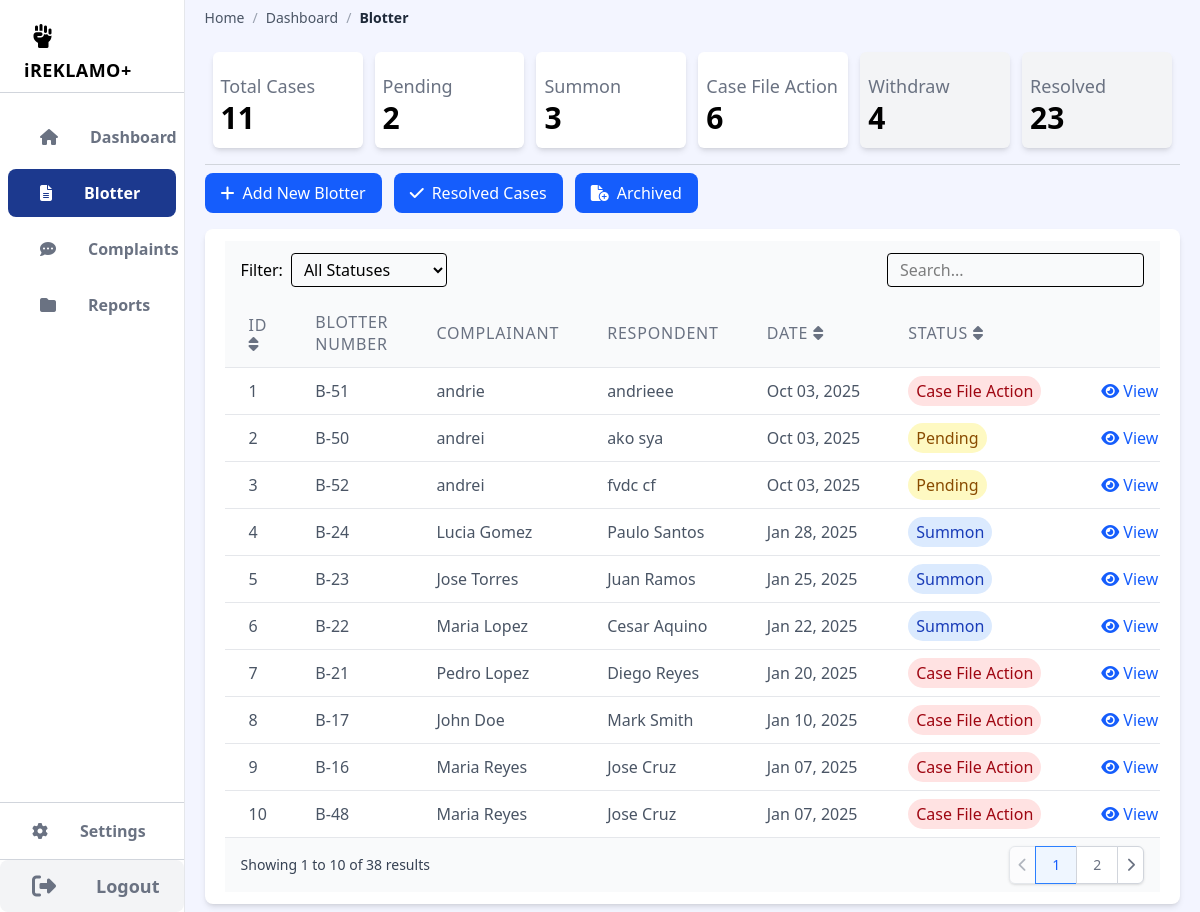
Page /blotter.php (signed in) on the committed database.
### tables this page shows
CREATE TABLE `blotter` (
  `id` int(255) NOT NULL,
  `c_name` varchar(255) NOT NULL,
  `c_contact` varchar(255) NOT NULL,
  `c_address` varchar(255) NOT NULL,
  `r_name` varchar(255) NOT NULL,
  `r_contact` varchar(255) NOT NULL,
  `r_address` varchar(255) NOT NULL,
  `type` varchar(255) NOT NULL,
  `details` varchar(255) NOT NULL,
  `location` varchar(255) NOT NULL,
  `date_time` datetime NOT NULL,
  `status` enum('pending','summon','1st trial','2nd trial','3rd trial','cfa','withdraw','resolved') NOT NULL DEFAULT 'pending',
  `created_by` int(11) DEFAULT NULL,
  `updated_at` date NOT NULL
);

### blotter.php (the view, shortened to what this page needs)
<?php
require_once 'head.php';
$sql = "SELECT * FROM blotter ORDER BY date_time DESC";
$stmt = $conn->query($sql);
$blotters = $stmt->fetchAll(PDO::FETCH_ASSOC);
$activeBlotters = array_filter($blotters, fn($b) => $b['status'] !== 'withdraw' AND $b['status'] !== 'resolved' AND $b['status'] !== 'archived');
?>
<?php
    try {
        $stmt = $conn->prepare("SELECT id,c_name, r_name, details, date_time AS date, type, location, status , created_by FROM blotter WHERE status = 'withdraw'");
        $stmt->execute();
        $withdraw = $stmt->fetchAll();
    } catch(PDOException $e) {
        echo "Error: " . $e->getMessage();
        $withdraw = [];
    }
    try {
        $stmt = $conn->prepare("SELECT id,c_name, r_name, details, date_time AS date, type, location, status , created_by FROM blotter WHERE status = 'resolved'");
        $stmt->execute();
        $resolved = $stmt->fetchAll();
    } catch(PDOException $e) {
        echo "Error: " . $e->getMessage();
        $resolved = [];
    }
    ?>
<div class="flex flex-col w-full">
    <div class="grid grid-cols-6 p-2 gap-3">
        <div class="bg-white rounded-md shadow-md p-2 grid grid-rows-2">
            <div class="text-lg text-gray-500 mt-3">Total Cases</div>
            <div class="text-3xl font-semibold "><?php echo count(array_filter($blotters, fn($b) => $b['status'] !== 'withdraw' AND $b['status']!== 'resolved')); ?></div>
        </div>
        <div class="bg-white rounded-md shadow-md p-2 grid grid-rows-2">
            <div class="text-lg text-gray-500 mt-3">Pending</div>
            <div class="text-3xl font-semibold "><?php echo count(array_filter($activeBlotters, fn($b) => $b['status'] === 'pending')); ?></div>
        </div>
        <div class="bg-white rounded-md shadow-md p-2 grid grid-rows-2">
            <div class="text-lg text-gray-500 mt-3">Summon</div>
            <div class="text-3xl font-semibold "><?php echo count(array_filter($activeBlotters, fn($b) => $b['status'] === 'summon')); ?></div>
        </div>
        <div class="bg-white rounded-md shadow-md p-2 grid grid-rows-2">
            <div class="text-lg text-gray-500 mt-3">Case File Action</div>
            <div class="text-3xl font-semibold "><?php echo count(array_filter($activeBlotters, fn($b) => $b['status'] === 'cfa')); ?></div>
        </div>
        <div class="bg-gray-100 rounded-md shadow-md p-2 grid grid-rows-2">
            <div class="text-lg text-gray-500 mt-3">Withdraw</div>
            <div class="text-3xl font-semibold "><?php echo count(array_filter($withdraw, fn($b) => $b['status'] === 'withdraw')); ?></div>
        </div>
        <div class="bg-gray-100 rounded-md shadow-md p-2 grid grid-rows-2">
            <div class="text-lg text-gray-500 mt-3">Resolved</div>
            <div class="text-3xl font-semibold "><?php echo count(array_filter($resolved, fn($b) => $b['status'] === 'resolved')); ?></div>
        </div>
    </div>
    <hr class="my-2 border-gray-300">
    <div class="flex items-center mb-4 gap-3">
        <button onclick="openAddModal()" class="bg-blue-600 hover:bg-blue-700 text-white px-4 py-2 rounded-lg transition-colors">
            <i class="fas fa-plus mr-2"></i>Add New Blotter
        </button>
        <button onclick="openResolvedCasesModal()" class="bg-blue-600 hover:bg-blue-700 text-white px-4 py-2 rounded-lg transition-colors">
            <i class="fas fa-check mr-2"></i>Resolved Cases
        </button>
        <button onclick="openArchivedBlotterModal()" class="bg-blue-600 hover:bg-blue-700 text-white px-4 py-2 rounded-lg transition-colors">
            <i class="fas fa-file-circle-plus mr-2"></i>Archived
        </button>
    </div>
    <div class="bg-white rounded-lg inset-shadow-md shadow-md p-3 md:px-5">
        <div class="px-4 py-3 flex flex-col md:flex-row justify-between items-start md:items-center bg-gray-50 gap-4">
            <div class="flex flex-col md:flex-row items-start md:items-center gap-2 w-full md:w-auto">
                <label class="text-md">Filter:</label>
                <select class="border rounded px-2 py-1 text-md w-full md:w-auto" id="statusFilter">
                    <option value="all">All Statuses</option>
                </select>
            </div>
            <div class="relative w-full md:w-auto">
                <input type="text" placeholder="Search..." class="border rounded px-3 py-1 text-md w-full" id="searchInput">
            </div>
        </div>
    <div class="overflow-x-auto">
        <table class="min-w-full divide-y divide-gray-200 table-fixed">
            <thead class="bg-gray-50">
                <tr>
                    <th class="px-3 md:px-6 py-3 w-1/16 text-left text-md font-medium text-gray-500 uppercase tracking-wider cursor-pointer" onclick="sortTable(0)">ID <i class="fas fa-sort"></i></th>
                    <th class="px-3 md:px-6 py-3 w-1/8 text-left text-md font-medium text-gray-500 uppercase tracking-wider">Blotter Number</th>
                    <th class="px-3 md:px-6 py-3 w-1/8 text-left text-md font-medium text-gray-500 uppercase tracking-wider">Complainant</th>
                    <th class="px-3 md:px-6 py-3 w-1/8 text-left text-md font-medium text-gray-500 uppercase tracking-wider">Respondent</th>
                    <th class="px-3 md:px-6 py-3 w-1/8 text-left text-md font-medium text-gray-500 uppercase tracking-wider cursor-pointer" onclick="sortTable(1)">Date <i class="fas fa-sort"></i></th>
                    <th class="px-3 md:px-6 py-3 w-1/8 text-left text-md font-medium text-gray-500 uppercase tracking-wider cursor-pointer" onclick="sortTable(3)">Status <i class="fas fa-sort"></i></th>
                    <th class="px-3 md:px-6 py-3 w-1/16 text-center text-md font-medium text-gray-500 uppercase tracking-wider">Actions</th>
                </tr>
            </thead>
            <tbody class="bg-white divide-y divide-gray-200" id="complaintsTable">
                <?php
                $itemsPerPage = 10;
                $currentPage = isset($_GET['page']) ? (int)$_GET['page'] : 1;
                $filteredBlotters = array_filter($blotters, fn($b) => $b['status'] !== 'archived' && $b['status'] !== 'resolved' && $b['status'] !== 'withdraw');
                $totalPages = ceil(count($filteredBlotters) / $itemsPerPage);
                $currentPage = max(1, min($currentPage, $totalPages));
                $offset = ($currentPage - 1) * $itemsPerPage;
                $paginatedBlotters = array_slice($filteredBlotters, $offset, $itemsPerPage);
                foreach($paginatedBlotters as $blotter):
                    $statusColor = [
                        'summon' => 'bg-blue-100 text-blue-800',
                        'cfa' => 'bg-red-100 text-red-800',
                        'withdraw cfa' => 'bg-red-200 text-red-900',
                        'pending' => 'bg-yellow-100 text-yellow-800',
                        'resolved' => 'bg-green-100 text-green-800',
                        'withdraw' => 'bg-gray-100 text-gray-800'
                    ][$blotter['status']] ?? 'bg-gray-100 text-gray-800';
                    $statusName=[
                        'summon' => 'Summon',
                        'cfa' => 'Case File Action',
                        'pending' => 'Pending',
                        'resolved' => 'Resolved',
                        'withdraw' => 'Withdraw'
                    ][$blotter['status']] ?? 'bg-gray-100 text-gray-800';
                ?>
                <tr class="blotter-row" data-status="<?= $blotter['status'] ?>" data-id="<?= $blotter['id'] ?>" data-r-name="<?= $blotter['r_name'] ?>" data-c-name="<?= $blotter['c_name'] ?>" data-type="<?= $blotter['type'] ?>">
                    <td class="px-3 md:px-6 py-3 whitespace-nowrap text-md text-gray-600"><?php echo $offset + array_search($blotter, $paginatedBlotters) + 1; ?></td>
                    <td class="px-3 md:px-6 py-3 whitespace-nowrap text-md text-gray-600">B-<?= $blotter['id'] ?></td>
                    <td class="px-3 md:px-6 py-3 whitespace-nowrap text-md text-gray-600"><?= $blotter['c_name'] ?></td>
                    <td class="px-3 md:px-6 py-3 whitespace-nowrap text-md text-gray-600"><?= $blotter['r_name'] ?></td>
                    <td class="px-3 md:px-6 py-3 whitespace-nowrap text-md text-gray-600"><?= date('M d, Y', strtotime($blotter['date_time'])) ?></td>
                    <td class="px-3 md:px-6 py-3 whitespace-nowrap text-md">
                        <span class="px-2 py-1 rounded-full text-md <?= $statusColor ?>">
                            <?= $statusName ?>
                        </span>
                    </td>
                    <td class="px-3 md:px-6 py-3 whitespace-nowrap text-md text-gray-500">
                        <button onclick="openViewModal(<?= $blotter['id'] ?>)" class="text-blue-600 hover:text-blue-900 mx-3"><i class="fas fa-eye mr-1"></i>View</button>
                    </td>
                </tr>
                <?php endforeach; ?>
            </tbody>
        </table>
    </div>
    <div class="px-4 py-2 flex items-center justify-between border-t border-gray-200 bg-gray-50">
        <div class="hidden sm:flex-1 sm:flex sm:items-center sm:justify-between">
            <div>
                <p class="text-sm text-gray-700">
                    Showing <span class="font-medium"><?= $offset + 1 ?></span> to <span class="font-medium"><?= min($offset + $itemsPerPage, count($blotters)) ?></span> of <span class="font-medium"><?= count($blotters) ?></span> results
                </p>
            </div>
            <div>
                <nav class="relative z-0 inline-flex rounded-md shadow-sm -space-x-px" aria-label="Pagination">
                    <a href="?page=<?= max(1, $currentPage - 1) ?>" class="relative inline-flex items-center px-2 py-2 rounded-l-md border border-gray-300 bg-white text-sm font-medium text-gray-500 hover:bg-gray-50 <?= $currentPage == 1 ? 'opacity-50 cursor-not-allowed' : '' ?>">
                        <i class="fas fa-chevron-left"></i>
                    </a>
                    <?php for ($i = 1; $i <= $totalPages; $i++): ?>
                        <a href="?page=<?= $i ?>" class="relative inline-flex items-center px-4 py-2 border text-sm font-medium <?= $i == $currentPage ? 'bg-blue-50 border-blue-500 text-blue-600' : 'bg-white border-gray-300 text-gray-500 hover:bg-gray-50' ?>">
                            <?= $i ?>
                        </a>
                    <?php endfor; ?>
                    <a href="?page=<?= min($totalPages, $currentPage + 1) ?>" class="relative inline-flex items-center px-2 py-2 rounded-r-md border border-gray-300 bg-white text-sm font-medium text-gray-500 hover:bg-gray-50 <?= $currentPage == $totalPages ? 'opacity-50 cursor-not-allowed' : '' ?>">
                        <i class="fas fa-chevron-right"></i>
                    </a>
                </nav>
            </div>
        </div>
    </div>
</div>

### head.php (shortened to what this page needs)
<!doctype html>
<html>
  <head>
    <script src="https://cdn.jsdelivr.net/npm/@tailwindcss/browser@4"></script>
    <link rel="stylesheet" href="https://cdnjs.cloudflare.com/ajax/libs/font-awesome/6.7.2/css/all.min.css" />
  </head>
  <body class="bg-[#f3f5ff]">
    <div class="grid grid-cols-13 min-h-screen">
      <div class="sidenav col-span-2 bg-white border-r border-gray-200 flex flex-col sticky top-0 h-screen">
        <?php require_once 'nav.php' ?>
      </div>
      <div class="col-span-11 flex flex-col px-2 py-2 md:px-5 transition-all">
        <?php require_once 'header.php'; ?>

### nav.php (shortened to what this page needs)
<?php
$currentPage = basename($_SERVER['PHP_SELF']);
?>
<div class="pt-2">
  <h1 class="text-4xl font-bold text-[1.7rem] px-6 py-2 xl:text-2xl lg:text-lg md:text-md sm:text-sm">
    <a href="dashboard.php">
    <i class="fa-sharp fas fa-hand-fist text-[2.5rem] xl:text-4xl lg:text-2xl md:text-xl sm:text-md m-2"></i>
    <span class=" tracking-wide"> iREKLAMO+</span></a>
  </h1>
</div>
<hr class="border-t border-gray-300 py-2" />
<ul class="flex flex-col h-full nav font-light mx-2">
    <li class="my-1">
        <a href="dashboard.php"
        class="text-md px-8 py-3 font-semibold rounded-lg flex items-center
        <?= $currentPage == 'dashboard.php' ? 'text-white bg-blue-900' : 'hover:bg-blue-700 hover:text-white text-gray-500'; ?>">
        <i class="fa fa-home mr-8"></i> Dashboard
        </a>
    </li>
    <li class="my-1">
        <a href="blotter.php"
        class="text-md px-8 py-3 font-semibold rounded-lg flex items-center
        <?= $currentPage == 'blotter.php' ? 'text-white bg-blue-900' : 'hover:bg-blue-700 hover:text-white text-gray-500'; ?>">
        <i class="fa fa-file-alt mr-8"></i> Blotter
        </a>
    </li>
    <li class="my-1">
        <a href="complaints.php"
        class="text-md px-8 py-3 font-semibold rounded-lg flex items-center
        <?= $currentPage == 'complaints.php' ? 'text-white bg-blue-900' : 'hover:bg-blue-700 hover:text-white text-gray-500'; ?>">
        <i class="fa fa-comment-dots mr-8"></i> Complaints
        </a>
    </li>
    <li class="my-1">
        <a href="reports.php"
        class="text-md px-8 py-3 font-semibold rounded-lg flex items-center
        <?= $currentPage == 'reports.php' ? 'text-white bg-blue-900' : 'hover:bg-blue-700 hover:text-white text-gray-500'; ?>">
        <i class="fa fa-folder mr-8"></i> Reports
        </a>
    </li>
  </ul>
<ul class="w-full border-t border-gray-300 ">
    <li class="my-1">
        <a href="settings.php"
        class="text-md px-8 py-3 font-semibold rounded-lg flex items-center
        <?= $currentPage == 'settings.php' ? 'text-white bg-blue-900' : 'hover:bg-blue-700 hover:text-white text-gray-500'; ?>">
        <i class="fa fa-cog mr-8"></i> Settings
        </a>
    </li>
  <li>
    <a href="index.php"
      class="text-2xl py-3 font-semibold rounded-lg flex gap-2 bg-gray-100 items-center hover:bg-blue-700 hover:text-white sticky-bottom text-gray-500">
      <i class="fa fa-sign-out-alt mx-8"></i>
      <h1 class="text-lg text-center">Logout</h1>
    </a>
  </li>
</ul>

### header.php (shortened to what this page needs)
<?php
$currentPage = basename($_SERVER['PHP_SELF']);
$breadcrumbs = ["home" => "/Barangay/dashboard.php"];
switch ($currentPage) {
    case "blotter.php":
        $breadcrumbs["dashboard"] = "/Barangay/dashboard.php";
        $breadcrumbs["blotter"] = "";
        break;
}
?>
<div class="flex flex-col md:flex-row md:items-center md:justify-between mb-4">
    <nav class="flex text-sm text-gray-600 mt-2 md:mt-0" aria-label="Breadcrumb">
        <ol class="inline-flex items-center space-x-1 md:space-x-2">
            <?php
            $last = array_key_last($breadcrumbs);
            foreach ($breadcrumbs as $name => $url) {
                $label = ucfirst($name);
                if ($name !== $last) {
                    echo '<li><a href="' . $url . '" class="text-gray-600 hover:text-blue-600">' . $label . '</a></li>';
                    echo '<li><span class="text-gray-400">/</span></li>';
                } else {
                    echo '<li class="text-gray-800 font-semibold">' . $label . '</li>';
                }
            }
            ?>
        </ol>
    </nav>
</div>

### head.php (style rules this page uses)
.nav li a { transition: all 0.3s ease; }

### rows in the picture
blotter: paginatedBlotters "1", id "51", c_name "andrie", r_name "andrieee", date_time "Oct 03, 2025", status "Case File Action"
blotter: paginatedBlotters "2", id "50", c_name "andrei", r_name "ako sya", date_time "Oct 03, 2025", status "Pending"
blotter: paginatedBlotters "3", id "52", c_name "andrei", r_name "fvdc cf", date_time "Oct 03, 2025", status "Pending"
blotter: paginatedBlotters "4", id "24", c_name "Lucia Gomez", r_name "Paulo Santos", date_time "Jan 28, 2025", status "Summon"
blotter: paginatedBlotters "5", id "23", c_name "Jose Torres", r_name "Juan Ramos", date_time "Jan 25, 2025", status "Summon"
blotter: paginatedBlotters "6", id "22", c_name "Maria Lopez", r_name "Cesar Aquino", date_time "Jan 22, 2025", status "Summon"
blotter: paginatedBlotters "7", id "21", c_name "Pedro Lopez", r_name "Diego Reyes", date_time "Jan 20, 2025", status "Case File Action"
blotter: paginatedBlotters "8", id "17", c_name "John Doe", r_name "Mark Smith", date_time "Jan 10, 2025", status "Case File Action"
blotter: paginatedBlotters "9", id "16", c_name "Maria Reyes", r_name "Jose Cruz", date_time "Jan 07, 2025", status "Case File Action"
blotter: paginatedBlotters "10", id "48", c_name "Maria Reyes", r_name "Jose Cruz", date_time "Jan 07, 2025", status "Case File Action"

### other values in the picture
$label "Home"
$label "Dashboard"
$label "Blotter"
count(array_filter($activeBlotters, fn($b) => $b['status'] === 'cfa')) "6"
count(array_filter($withdraw, fn($b) => $b['status'] === 'withdraw')) "4"
count(array_filter($resolved, fn($b) => $b['status'] === 'resolved')) "23"
$offset + 1 "1"
min($offset + $itemsPerPage, count($blotters)) "10"
count($blotters) "38"
